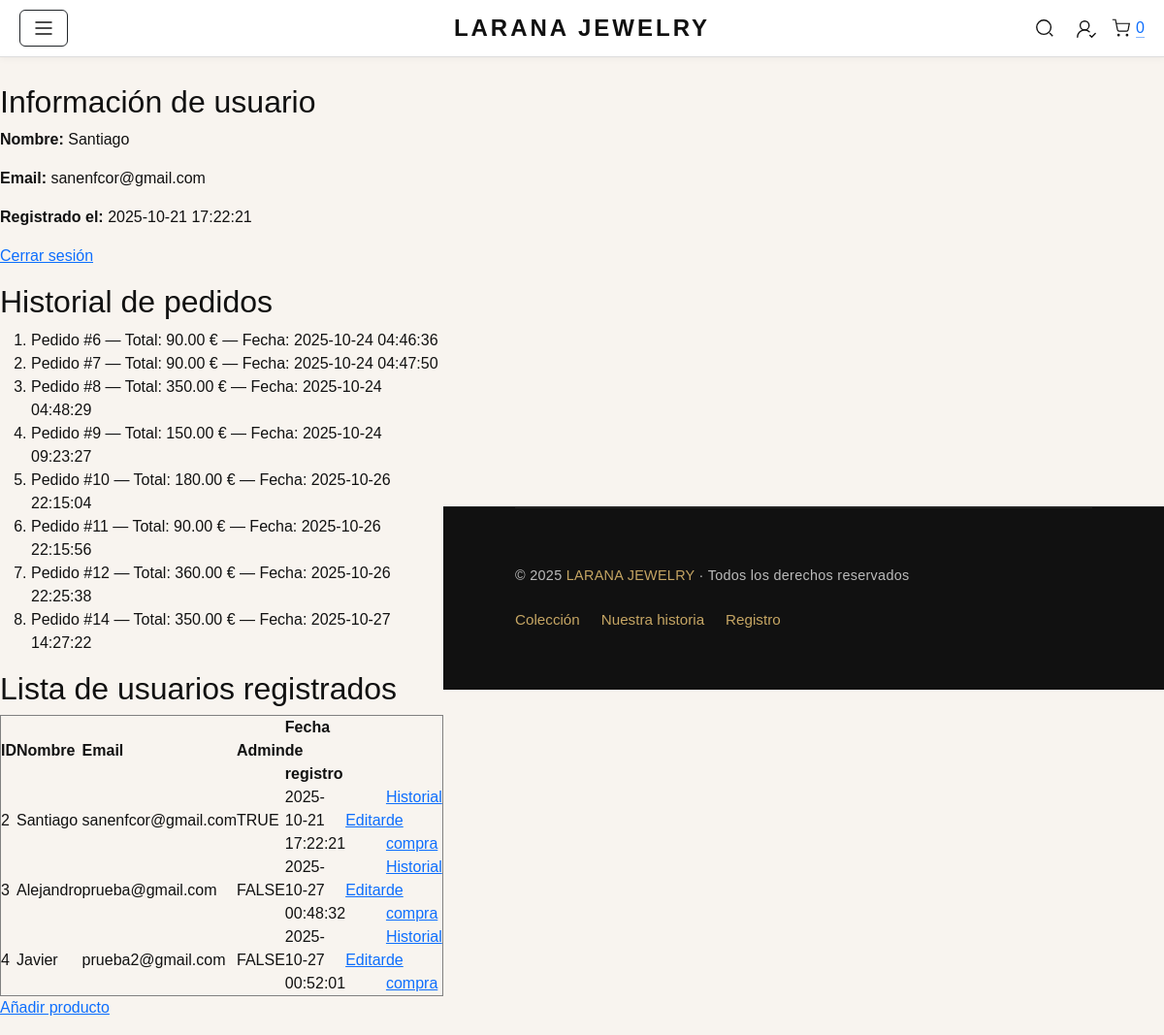
Page /tienda_login_php/perfil.php (signed in) on the committed database.
### tables this page shows
CREATE TABLE `usuarios` (
  `id` int(11) NOT NULL,
  `nombre` varchar(100) NOT NULL,
  `apellido` varchar(100) NOT NULL,
  `email` varchar(255) NOT NULL,
  `password` varchar(255) NOT NULL,
  `telefono` varchar(20) NOT NULL,
  `direccion` varchar(255) NOT NULL,
  `acepta_terminos` tinyint(1) NOT NULL DEFAULT 0,
  `fecha_registro` timestamp NOT NULL DEFAULT current_timestamp(),
  `admin` tinyint(1) NOT NULL DEFAULT 0
);

CREATE TABLE `pedidos` (
  `id` int(11) NOT NULL,
  `usuario_id` int(11) NOT NULL,
  `fecha` datetime DEFAULT current_timestamp(),
  `total` decimal(10,2) NOT NULL,
  `estado` enum('pendiente','entregado') DEFAULT 'pendiente'
);

### tienda_login_php/perfil.php (the view, shortened to what this page needs)
<?php
require_once "db_connect.php";
include __DIR__ . '/../includes/header.php';
?>
<main>
    <section class="perfil-info">
        <h2>Información de usuario</h2>
        <p><strong>Nombre:</strong> <?= htmlspecialchars($usuario['nombre']) ?></p>
        <p><strong>Email:</strong> <?= htmlspecialchars($usuario['email']) ?></p>
        <p><strong>Registrado el:</strong>
            <?php
                try {
                    $sql = "SELECT fecha_registro FROM usuarios WHERE id = :id";
                    $stmt = $conn->prepare($sql);
                    $stmt->execute([':id' => $usuario['id']]);
                    $resultado = $stmt->fetch(PDO::FETCH_ASSOC);
                    if ($resultado) {
                        echo htmlspecialchars($resultado['fecha_registro']) . "</p>";
                    } else {
                        echo "No disponible";
                    }
                } catch (PDOException $e) {
                    echo "<p style='color:red;'>Error al obtener la fecha: " . htmlspecialchars($e->getMessage()) . "</p>";
                }
            ?>
        <p>
            <a href="/J_S25_Tienda_Online/tienda_login_php/logout.php">Cerrar sesión</a>
        </p>
    </section>
    <section class="perfil-historial">
        <h2>Historial de pedidos</h2>
        <?php
        try {
            $sql = "SELECT id, total, fecha FROM pedidos WHERE usuario_id = :usuario_id ORDER BY fecha";
            $stmt = $conn->prepare($sql);
            $stmt->execute([':usuario_id' => $usuario['id']]);
            $pedidos = $stmt->fetchAll(PDO::FETCH_ASSOC);
            if ($pedidos) {
                echo "<ol>";
                foreach ($pedidos as $pedido) {
                    echo "<li>Pedido #{$pedido['id']} — Total: {$pedido['total']} € — Fecha: {$pedido['fecha']}</li>";
                }
                echo "</ol>";
            } else {
                echo "<p>No has realizado ningún pedido.</p>";
            }
        } catch (PDOException $e) {
            echo "<p style='color:red;'>Error al cargar historial: " . htmlspecialchars($e->getMessage()) . "</p>";
        }
        ?>
    </section>
    <?php if ($usuario['admin'] == 1): ?>
        <section class="perfil-admin">
            <h2>Lista de usuarios registrados</h2>
            <?php
            try {
                $sql = "SELECT id, nombre, email, admin, fecha_registro FROM usuarios";
                $stmt = $conn->prepare($sql);
                $stmt->execute();
                $usuarios = $stmt->fetchAll(PDO::FETCH_ASSOC);
                if ($usuarios) {
                    echo "<table border='1' cellpadding='8'>";
                    echo "<tr><th>ID</th><th>Nombre</th><th>Email</th><th>Admin</th><th>Fecha de registro</th></tr>";
                    foreach ($usuarios as $u) {
                        echo "<tr>";
                        echo "<td>{$u['id']}</td>";
                        echo "<td>" . htmlspecialchars($u['nombre']) . "</td>";
                        echo "<td>" . htmlspecialchars($u['email']) . "</td>";
                        echo "<td>" . ($u['admin'] ? 'TRUE' : 'FALSE') . "</td>";
                        echo "<td>{$u['fecha_registro']}</td>";
                        echo "<td><a href='/J_S25_Tienda_Online/tienda_login_php/modificar_usuarios.php?id={$u['id']}'>Editar</a></td>";
                        echo "<td><a href='/J_S25_Tienda_Online/tienda_login_php/ver_historial.php?id={$u['id']}'>Historial de compra</a></td>";
                        echo "</tr>";
                    }
                    echo "</table>";
                }
            } catch (PDOException $e) {
                echo "<p style='color:red;'>Error al obtener usuarios: " . htmlspecialchars($e->getMessage()) . "</p>";
            }
            ?>
        </section>
        <section>
            <p>
                <a href="/J_S25_Tienda_Online/tienda_login_php/aniadir_producto.php">Añadir producto</a>
            </p>
        </section>
    <?php endif; ?>
</main>
<?php include __DIR__ . '/../includes/footer.php'; ?>

### style.css (style rules this page uses)
:root { --negro:#111; --dorado:#c6a664; --dorado-osc:#b38f53; --gris:#fafafa; --beige:#f8f4ef; --borde:#eaeaea; --max:1200px; }
* { box-sizing: border-box; }
html,body { margin:0; padding:0; }

### tienda_login_php/styles.css (style rules this page uses)
:root { --negro: #111; --dorado: #c6a664; --dorado-osc: #b38f53; --gris: #fafafa; --beige: #f8f4ef; --borde: #eaeaea; --max: 1200px; }
* { box-sizing: border-box; margin: 0; padding: 0; }

### rows in the picture
usuarios: fecha_registro "2025-10-21 17:22:21", id "2", nombre "Santiago", email "sanenfcor@gmail.com", admin "TRUE"
pedidos: id "6", total "90.00", fecha "2025-10-24 04:46:36"
pedidos: id "7", total "90.00", fecha "2025-10-24 04:47:50"
pedidos: id "8", total "350.00", fecha "2025-10-24 04:48:29"
pedidos: id "9", total "150.00", fecha "2025-10-24 09:23:27"
pedidos: id "10", total "180.00", fecha "2025-10-26 22:15:04"
pedidos: id "11", total "90.00", fecha "2025-10-26 22:15:56"
pedidos: id "12", total "360.00", fecha "2025-10-26 22:25:38"
pedidos: id "14", total "350.00", fecha "2025-10-27 14:27:22"
usuarios: id "3", nombre "Alejandro", email "prueba@gmail.com", admin "FALSE", fecha_registro "2025-10-27 00:48:32"
usuarios: id "4", nombre "Javier", email "prueba2@gmail.com", admin "FALSE", fecha_registro "2025-10-27 00:52:01"

### other values in the picture
$usuario['nombre'] "Santiago"
$usuario['email'] "sanenfcor@gmail.com"
